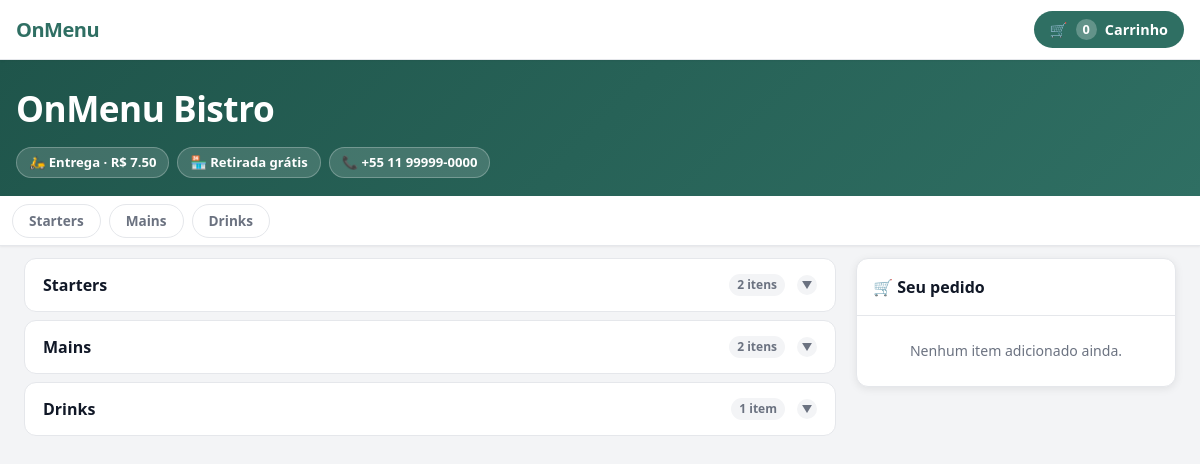
The app's page /, older data.
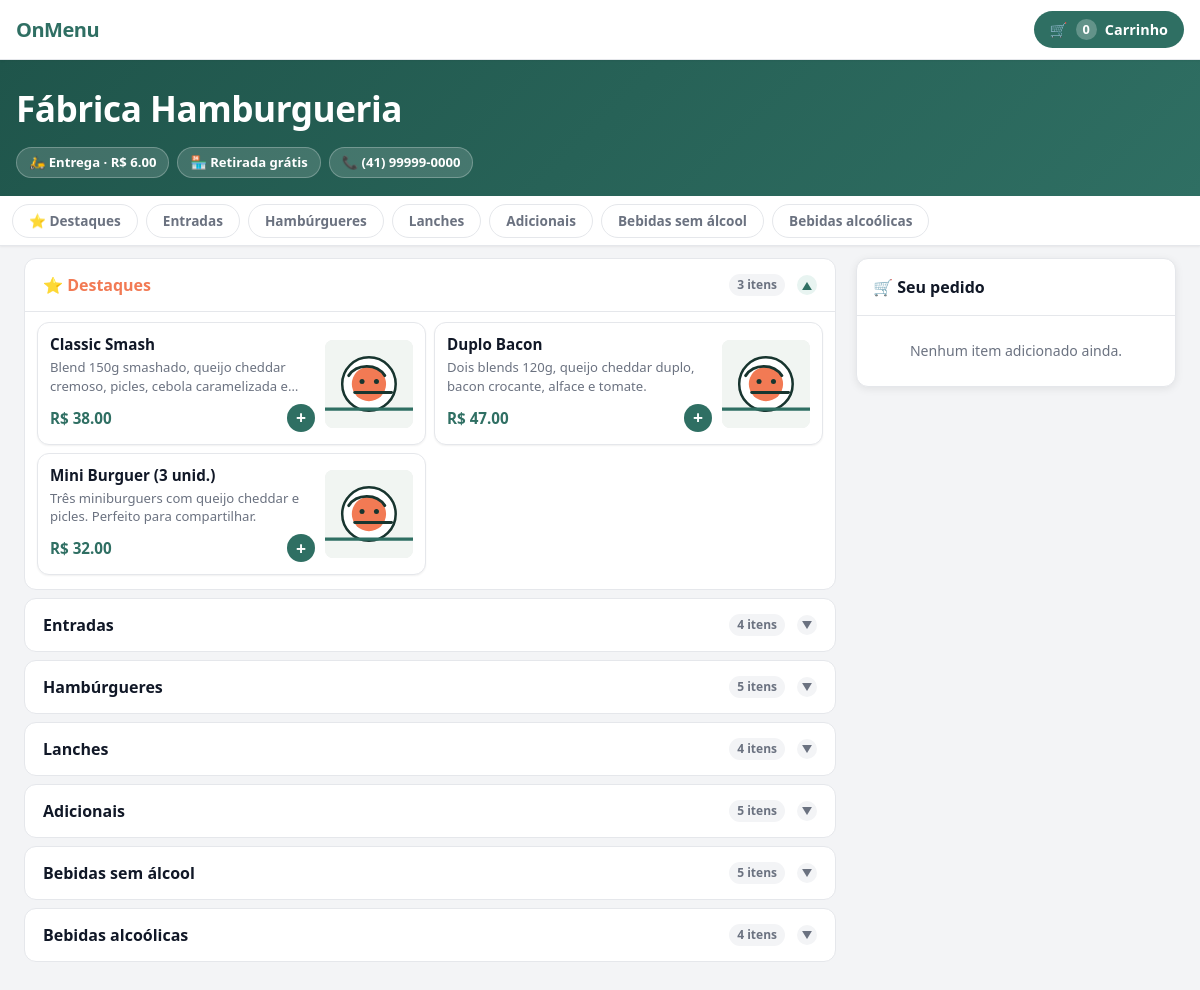
The same page, newer data.
### menu/models.py (models this page shows, shortened)
class Restaurant(models.Model):
    name = models.CharField(max_length=120)
    slug = models.SlugField(max_length=140, unique=True, blank=True)
    phone = models.CharField(max_length=40, blank=True)
    address = models.CharField(max_length=255, blank=True)
    whatsapp_number = models.CharField(max_length=30, blank=True)
    delivery_fee = models.DecimalField(
        max_digits=8,
        decimal_places=2,
        default=Decimal('0.00'),
    )
    accepts_delivery = models.BooleanField(default=True)
    accepts_pickup = models.BooleanField(default=True)
    is_active = models.BooleanField(default=True)
    created_at = models.DateTimeField(auto_now_add=True)
    class Meta:
        ordering = ['name']

class Category(models.Model):
    restaurant = models.ForeignKey(
        Restaurant,
        on_delete=models.CASCADE,
        related_name='categories',
    )
    name = models.CharField(max_length=80)
    slug = models.SlugField(max_length=100, blank=True)
    display_order = models.PositiveIntegerField(default=0)
    is_active = models.BooleanField(default=True)
    class Meta:
        ordering = ['display_order', 'name']
        verbose_name_plural = 'categories'
        constraints = [
            models.UniqueConstraint(
                fields=['restaurant', 'slug'],
                name='unique_category_slug_per_restaurant',
            ),
        ]

class MenuItem(models.Model):
    category = models.ForeignKey(
        Category,
        on_delete=models.CASCADE,
        related_name='items',
    )
    name = models.CharField(max_length=120)
    slug = models.SlugField(max_length=140, blank=True)
    description = models.TextField(blank=True)
    image = models.ImageField(upload_to='menu_items/', blank=True)
    image_url = models.URLField(blank=True)
    price = models.DecimalField(max_digits=8, decimal_places=2)
    is_available = models.BooleanField(default=True)
    is_featured = models.BooleanField(default=False)
    display_order = models.PositiveIntegerField(default=0)
    created_at = models.DateTimeField(auto_now_add=True)
    updated_at = models.DateTimeField(auto_now=True)
    class Meta:
        ordering = ['display_order', 'name']
        constraints = [
            models.UniqueConstraint(
                fields=['category', 'slug'],
                name='unique_item_slug_per_category',
            ),
        ]

### menu/views.py (the view)
# urls.py: path('', views.menu_list, name='menu_list'),
def menu_list(request):
    restaurant = get_current_restaurant()
    categories = []
    featured_items = []
    is_open = None
    business_hours = []
    cart = Cart(request)
    cart_items = cart.items
    if restaurant:
        categories = restaurant.categories.filter(is_active=True).prefetch_related(
            Prefetch(
                'items',
                queryset=MenuItem.objects.order_by('display_order', 'name').prefetch_related(
                    'option_groups__choices'
                ),
            ),
        )
        featured_items = (
            MenuItem.objects
            .filter(category__restaurant=restaurant, is_featured=True, is_available=True)
            .select_related('category')
            .prefetch_related('option_groups__choices')
            .order_by('display_order', 'name')
        )
        is_open = is_restaurant_open(restaurant)
        business_hours = list(restaurant.business_hours.all())
    return render(
        request,
        'menu/menu_list.html',
        {
            'restaurant': restaurant,
            'categories': categories,
            'featured_items': featured_items,
            'is_open': is_open,
            'business_hours': business_hours,
            'cart': cart,
            'cart_items': cart_items,
        },
    )

### cart/cart.py (called while the page is built, shortened)
    def _all_choice_ids(self):
        ids = []
        for item_id in self.cart:
            for val in self._entry(item_id).get('options', {}).values():
                if isinstance(val, list):
                    ids.extend(val)
                else:
                    ids.append(val)
        return ids

    def __iter__(self):
        item_ids = self.cart.keys()
        menu_items = MenuItem.objects.select_related(
            'category',
            'category__restaurant',
        ).filter(id__in=item_ids)
        item_map = {str(item.id): item for item in menu_items}
        choice_map = {}
        all_ids = self._all_choice_ids()
        if all_ids:
            choices = ItemOptionChoice.objects.select_related('group').filter(id__in=all_ids)
            choice_map = {str(c.id): c for c in choices}

    def __len__(self):
        total = 0
        for raw in self.cart.values():
            if isinstance(raw, int):
                total += raw
            else:
                total += int(raw.get('qty', 0))
        return total

    @property
    def items(self):
        return list(self)

### templates/menu/menu_list.html (shortened to what this page needs)
{% extends 'base.html' %}
{% load static %}
{% block content %}
{% if restaurant %}
  <section class="restaurant-hero">
    <div class="hero-inner">
      <h1>{{ restaurant.name }}</h1>
      <div class="hero-chips">
        {% if restaurant.accepts_delivery %}
          <span class="hero-chip">🛵 Entrega · {{ currency_symbol }} {{ restaurant.delivery_fee|floatformat:2 }}</span>
        {% endif %}
        {% if restaurant.accepts_pickup %}
          <span class="hero-chip">🏪 Retirada grátis</span>
        {% endif %}
        {% if restaurant.phone %}
          <span class="hero-chip">📞 {{ restaurant.phone }}</span>
        {% endif %}
      </div>
    </div>
  </section>
  {% if categories %}
    <nav class="category-nav" aria-label="Categorias">
      {% if featured_items %}
        <a href="#destaques" class="cat-link" data-section="destaques">⭐ Destaques</a>
      {% endif %}
      {% for cat in categories %}
        <a href="#{{ cat.slug }}" class="cat-link" data-section="{{ cat.slug }}">{{ cat.name }}</a>
      {% endfor %}
    </nav>
  {% endif %}
  <div class="page-wrapper">
    <div class="menu-layout">
      <div class="menu-content">
        {% if featured_items %}
          <details class="menu-section featured" id="destaques" open>
            <summary>
              ⭐ Destaques
              <span class="section-item-count">{{ featured_items|length }} ite{% if featured_items|length == 1 %}m{% else %}ns{% endif %}</span>
              <span class="section-chevron">▼</span>
            </summary>
            <div class="section-body">
              <div class="product-list">
                {% for item in featured_items %}
                  {% include 'menu/_product_card.html' with item=item %}
                {% endfor %}
              </div>
            </div>
          </details>
        {% endif %}
        {% for category in categories %}
          <details class="menu-section" id="{{ category.slug }}">
            <summary>
              {{ category.name }}
              <span class="section-item-count">{{ category.items.count }} ite{% if category.items.count == 1 %}m{% else %}ns{% endif %}</span>
              <span class="section-chevron">▼</span>
            </summary>
          </details>
        {% empty %}
          <div class="empty-state">
            <h2>Cardápio em breve</h2>
            <p>Adicione categorias e itens no painel de administração.</p>
          </div>
        {% endfor %}
      </div>
      <aside class="cart-sidebar">
        <div class="cart-sidebar-inner">
          <div class="cart-sidebar-head">🛒 Seu pedido</div>
          {% if cart_items %}
            <div class="cart-sidebar-items">
              {% for entry in cart_items %}
                <div class="sidebar-line">
                  <div style="flex:1;min-width:0">
                    <div class="sidebar-line-name">{{ entry.quantity }}× {{ entry.item.name }}</div>
                    {% for choice in entry.options %}
                      <div class="sidebar-line-opts">{{ choice.group.name }}: {{ choice.name }}</div>
                    {% endfor %}
                  </div>
                  <div class="sidebar-line-price">{{ currency_symbol }} {{ entry.line_total|floatformat:2 }}</div>
                </div>
              {% endfor %}
            </div>
            <div class="cart-sidebar-totals">
              <div class="total-row"><span>Subtotal</span><span>{{ currency_symbol }} {{ cart.subtotal|floatformat:2 }}</span></div>
              {% if restaurant.accepts_delivery %}
                <div class="total-row"><span>Taxa de entrega</span><span>{{ currency_symbol }} {{ restaurant.delivery_fee|floatformat:2 }}</span></div>
              {% endif %}
            </div>
            <div class="cart-sidebar-cta">
              <a href="{% url 'orders:checkout' %}" class="btn-primary">Fechar pedido</a>
            </div>
          {% else %}
            <div class="cart-empty-msg">Nenhum item adicionado ainda.</div>
          {% endif %}
        </div>
      </aside>
    </div>
  </div>
{% endif %}
{% endblock %}

### templates/menu/_product_card.html
{% load static %}
<article class="product-card{% if not item.is_available %} unavailable{% endif %}"
         {% if item.is_available %}data-open-modal="{{ item.pk }}" tabindex="0" role="button" aria-label="Ver {{ item.name }}"{% endif %}>
  <div class="product-info">
    <div class="product-name">{{ item.name }}</div>
    {% if item.description %}
      <div class="product-desc">{{ item.description }}</div>
    {% endif %}
    <div class="product-footer">
      <span class="product-price">{{ currency_symbol }} {{ item.price|floatformat:2 }}</span>
      {% if item.is_available %}
        <span class="card-add-icon" aria-hidden="true">+</span>
      {% else %}
        <span class="unavail-badge">Indisponível</span>
      {% endif %}
    </div>
  </div>
  <div class="product-thumb" aria-hidden="true">
    {% if item.image %}
      <img src="{{ item.image.url }}" alt="">
    {% elif item.image_url %}
      <img src="{{ item.image_url }}" alt="">
    {% else %}
      <img src="{% static 'img/placeholder-food.svg' %}" alt="">
    {% endif %}
  </div>
</article>

Row changes from the older to the newer data that the page shows:
no longer on this page (row edited): Restaurant: name "OnMenu Bistro", delivery_fee "7.50", phone "+55 11 99999-0000"
no longer on this page (row unchanged): Category: name "Starters", items.count "2", shows "ns"
no longer on this page (row unchanged): Category: name "Mains", items.count "2"
no longer on this page (row unchanged): Category: name "Drinks", items.count "1"
added Restaurant: name "Fábrica Hamburgueria", delivery_fee "6.00", phone "(41) 99999-0000"
added Category: name "Entradas", items.count "4", shows "ns"
added Category: name "Hambúrgueres", items.count "5", shows "ns"
added Category: name "Lanches", items.count "4", shows "ns"
added Category: name "Adicionais", items.count "5", shows "ns"
added Category: name "Bebidas sem álcool", items.count "5", shows "ns"
added Category: name "Bebidas alcoólicas", items.count "4", shows "ns"
added MenuItem: name "Classic Smash", description "Blend 150g smashado, queijo cheddar cremoso, picles, cebola caramelizada…", currency_symbol "R$", price "38.00"
added MenuItem: name "Duplo Bacon", description "Dois blends 120g, queijo cheddar duplo, bacon crocante, alface e tomate.", currency_symbol "R$", price "47.00"
added MenuItem: name "Mini Burguer (3 unid.)", description "Três miniburguers com queijo cheddar e picles. Perfeito para compartilhar.", currency_symbol "R$", price "32.00"
Text that changed along with them:
{{ featured_items|length }}: (not shown) → "3"
text now shown: "⭐ Destaques ⭐ Destaques ite ns ▼"
